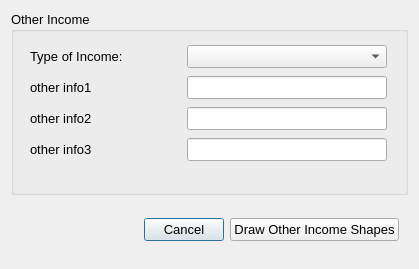
<ui version="4.0" >
 <author>Dane Springmeyer</author>
 <class>Other</class>
 <widget class="QDialog" name="Other" >
  <property name="geometry" >
   <rect>
    <x>0</x>
    <y>0</y>
    <width>419</width>
    <height>269</height>
   </rect>
  </property>
  <property name="windowTitle" >
   <string>OpenOceanMap - Interview</string>
  </property>
  <layout class="QVBoxLayout" >
   <item>
    <layout class="QHBoxLayout" >
     <item>
      <widget class="QGroupBox" name="vessel_info" >
       <property name="font" >
        <font>
         <pointsize>10</pointsize>
        </font>
       </property>
       <property name="title" >
        <string>Other Income</string>
       </property>
       <layout class="QVBoxLayout" >
        <property name="spacing" >
         <number>0</number>
        </property>
        <item>
         <widget class="QWidget" native="1" name="home_port_5" >
          <property name="font" >
           <font>
            <pointsize>10</pointsize>
           </font>
          </property>
          <layout class="QHBoxLayout" >
           <property name="spacing" >
            <number>4</number>
           </property>
           <property name="leftMargin" >
            <number>4</number>
           </property>
           <property name="topMargin" >
            <number>4</number>
           </property>
           <property name="rightMargin" >
            <number>4</number>
           </property>
           <property name="bottomMargin" >
            <number>4</number>
           </property>
           <item>
            <widget class="QLabel" name="employee_text" >
             <property name="minimumSize" >
              <size>
               <width>150</width>
               <height>0</height>
              </size>
             </property>
             <property name="maximumSize" >
              <size>
               <width>150</width>
               <height>16777215</height>
              </size>
             </property>
             <property name="font" >
              <font>
               <pointsize>10</pointsize>
              </font>
             </property>
             <property name="text" >
              <string>Type of Income:</string>
             </property>
            </widget>
           </item>
           <item>
            <widget class="QComboBox" name="specialist_comboBox" >
             <property name="maximumSize" >
              <size>
               <width>200</width>
               <height>16777215</height>
              </size>
             </property>
             <item>
              <property name="text" >
               <string/>
              </property>
             </item>
             <item>
              <property name="text" >
               <string>Environmental Science</string>
              </property>
             </item>
             <item>
              <property name="text" >
               <string>Social Science</string>
              </property>
             </item>
             <item>
              <property name="text" >
               <string>Non-Governmental Organization</string>
              </property>
             </item>
             <item>
              <property name="text" >
               <string>Government Agency</string>
              </property>
             </item>
             <item>
              <property name="text" >
               <string>Other</string>
              </property>
             </item>
            </widget>
           </item>
          </layout>
         </widget>
        </item>
        <item>
         <widget class="QWidget" native="1" name="vessel_length" >
          <property name="font" >
           <font>
            <pointsize>10</pointsize>
           </font>
          </property>
          <layout class="QHBoxLayout" >
           <property name="spacing" >
            <number>4</number>
           </property>
           <property name="leftMargin" >
            <number>4</number>
           </property>
           <property name="topMargin" >
            <number>4</number>
           </property>
           <property name="rightMargin" >
            <number>4</number>
           </property>
           <property name="bottomMargin" >
            <number>4</number>
           </property>
           <item>
            <widget class="QLabel" name="vessel_length_text" >
             <property name="minimumSize" >
              <size>
               <width>150</width>
               <height>0</height>
              </size>
             </property>
             <property name="maximumSize" >
              <size>
               <width>150</width>
               <height>16777215</height>
              </size>
             </property>
             <property name="font" >
              <font>
               <pointsize>10</pointsize>
              </font>
             </property>
             <property name="text" >
              <string>other info1</string>
             </property>
            </widget>
           </item>
           <item>
            <widget class="QLineEdit" name="vessel_length_line" >
             <property name="enabled" >
              <bool>true</bool>
             </property>
             <property name="minimumSize" >
              <size>
               <width>200</width>
               <height>0</height>
              </size>
             </property>
             <property name="maximumSize" >
              <size>
               <width>200</width>
               <height>16777215</height>
              </size>
             </property>
             <property name="font" >
              <font>
               <pointsize>10</pointsize>
              </font>
             </property>
             <property name="contextMenuPolicy" >
              <enum>Qt::PreventContextMenu</enum>
             </property>
             <property name="text" >
              <string/>
             </property>
            </widget>
           </item>
          </layout>
         </widget>
        </item>
        <item>
         <widget class="QWidget" native="1" name="vessel_length_2" >
          <property name="font" >
           <font>
            <pointsize>10</pointsize>
           </font>
          </property>
          <layout class="QHBoxLayout" >
           <property name="spacing" >
            <number>4</number>
           </property>
           <property name="leftMargin" >
            <number>4</number>
           </property>
           <property name="topMargin" >
            <number>4</number>
           </property>
           <property name="rightMargin" >
            <number>4</number>
           </property>
           <property name="bottomMargin" >
            <number>4</number>
           </property>
           <item>
            <widget class="QLabel" name="vessel_motor_text" >
             <property name="minimumSize" >
              <size>
               <width>150</width>
               <height>0</height>
              </size>
             </property>
             <property name="maximumSize" >
              <size>
               <width>150</width>
               <height>16777215</height>
              </size>
             </property>
             <property name="font" >
              <font>
               <pointsize>10</pointsize>
              </font>
             </property>
             <property name="text" >
              <string>other info2</string>
             </property>
            </widget>
           </item>
           <item>
            <widget class="QLineEdit" name="vessel_motor_line" >
             <property name="enabled" >
              <bool>true</bool>
             </property>
             <property name="minimumSize" >
              <size>
               <width>200</width>
               <height>0</height>
              </size>
             </property>
             <property name="maximumSize" >
              <size>
               <width>200</width>
               <height>16777215</height>
              </size>
             </property>
             <property name="font" >
              <font>
               <pointsize>10</pointsize>
              </font>
             </property>
             <property name="text" >
              <string/>
             </property>
            </widget>
           </item>
          </layout>
         </widget>
        </item>
        <item>
         <widget class="QWidget" native="1" name="vessel_length_3" >
          <property name="font" >
           <font>
            <pointsize>10</pointsize>
           </font>
          </property>
          <layout class="QHBoxLayout" >
           <property name="spacing" >
            <number>4</number>
           </property>
           <property name="leftMargin" >
            <number>4</number>
           </property>
           <property name="topMargin" >
            <number>4</number>
           </property>
           <property name="rightMargin" >
            <number>4</number>
           </property>
           <property name="bottomMargin" >
            <number>4</number>
           </property>
           <item>
            <widget class="QLabel" name="haul_capacity_text" >
             <property name="minimumSize" >
              <size>
               <width>150</width>
               <height>0</height>
              </size>
             </property>
             <property name="maximumSize" >
              <size>
               <width>150</width>
               <height>16777215</height>
              </size>
             </property>
             <property name="font" >
              <font>
               <pointsize>10</pointsize>
              </font>
             </property>
             <property name="text" >
              <string>other info3</string>
             </property>
            </widget>
           </item>
           <item>
            <widget class="QLineEdit" name="haul_capacity_line" >
             <property name="enabled" >
              <bool>true</bool>
             </property>
             <property name="minimumSize" >
              <size>
               <width>200</width>
               <height>0</height>
              </size>
             </property>
             <property name="maximumSize" >
              <size>
               <width>200</width>
               <height>16777215</height>
              </size>
             </property>
             <property name="font" >
              <font>
               <pointsize>10</pointsize>
              </font>
             </property>
             <property name="text" >
              <string/>
             </property>
            </widget>
           </item>
          </layout>
         </widget>
        </item>
        <item>
         <widget class="QWidget" native="1" name="home_port_4" >
          <property name="font" >
           <font>
            <pointsize>10</pointsize>
           </font>
          </property>
          <layout class="QVBoxLayout" />
         </widget>
        </item>
       </layout>
      </widget>
     </item>
    </layout>
   </item>
   <item>
    <widget class="QWidget" native="1" name="button_box" >
     <layout class="QHBoxLayout" >
      <item>
       <spacer>
        <property name="orientation" >
         <enum>Qt::Horizontal</enum>
        </property>
        <property name="sizeHint" >
         <size>
          <width>40</width>
          <height>20</height>
         </size>
        </property>
       </spacer>
      </item>
      <item>
       <widget class="QPushButton" name="pbnCancel" >
        <property name="font" >
         <font>
          <pointsize>10</pointsize>
         </font>
        </property>
        <property name="text" >
         <string>Cancel</string>
        </property>
       </widget>
      </item>
      <item>
       <widget class="QPushButton" name="pbnSelectOther" >
        <property name="font" >
         <font>
          <pointsize>10</pointsize>
         </font>
        </property>
        <property name="text" >
         <string>Draw Other Income Shapes</string>
        </property>
       </widget>
      </item>
     </layout>
    </widget>
   </item>
  </layout>
 </widget>
 <resources/>
 <connections/>
</ui>
